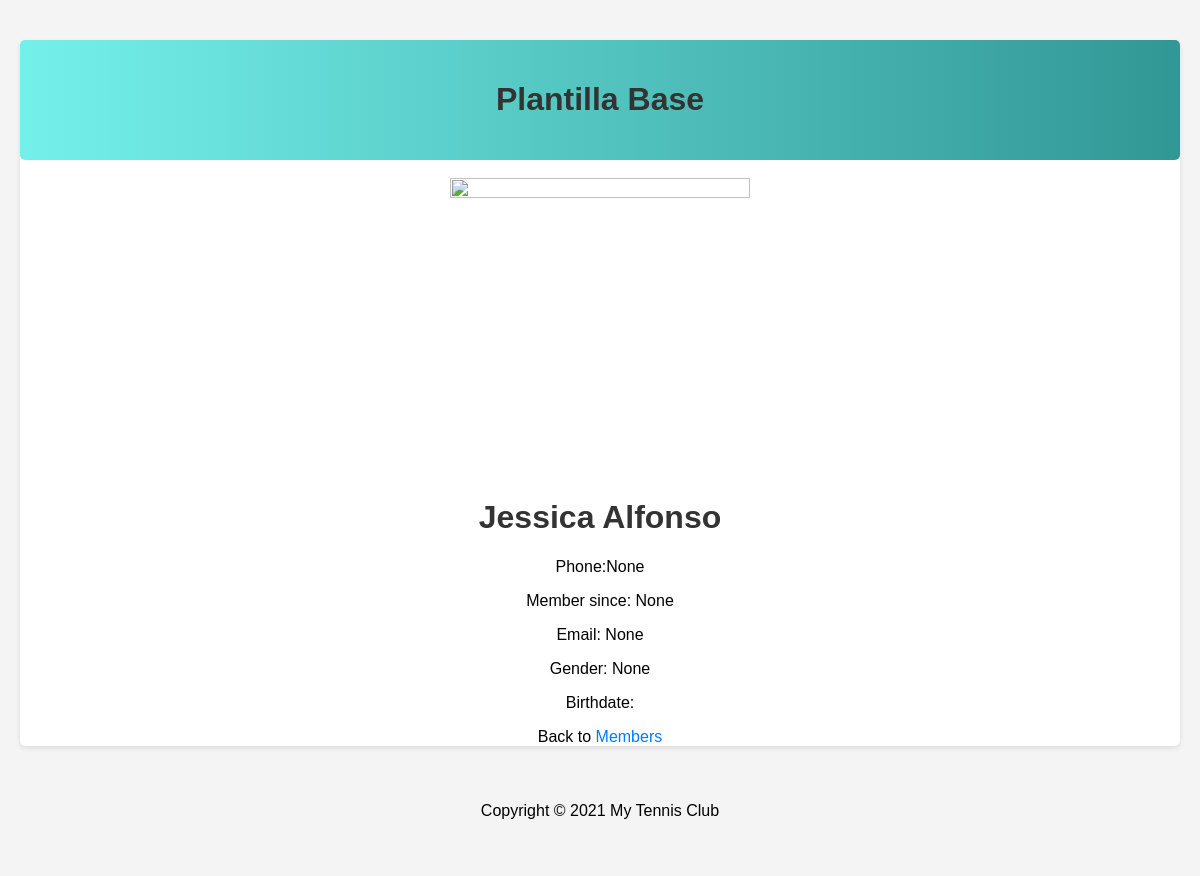
Before: /members/details/7 with the older database file.
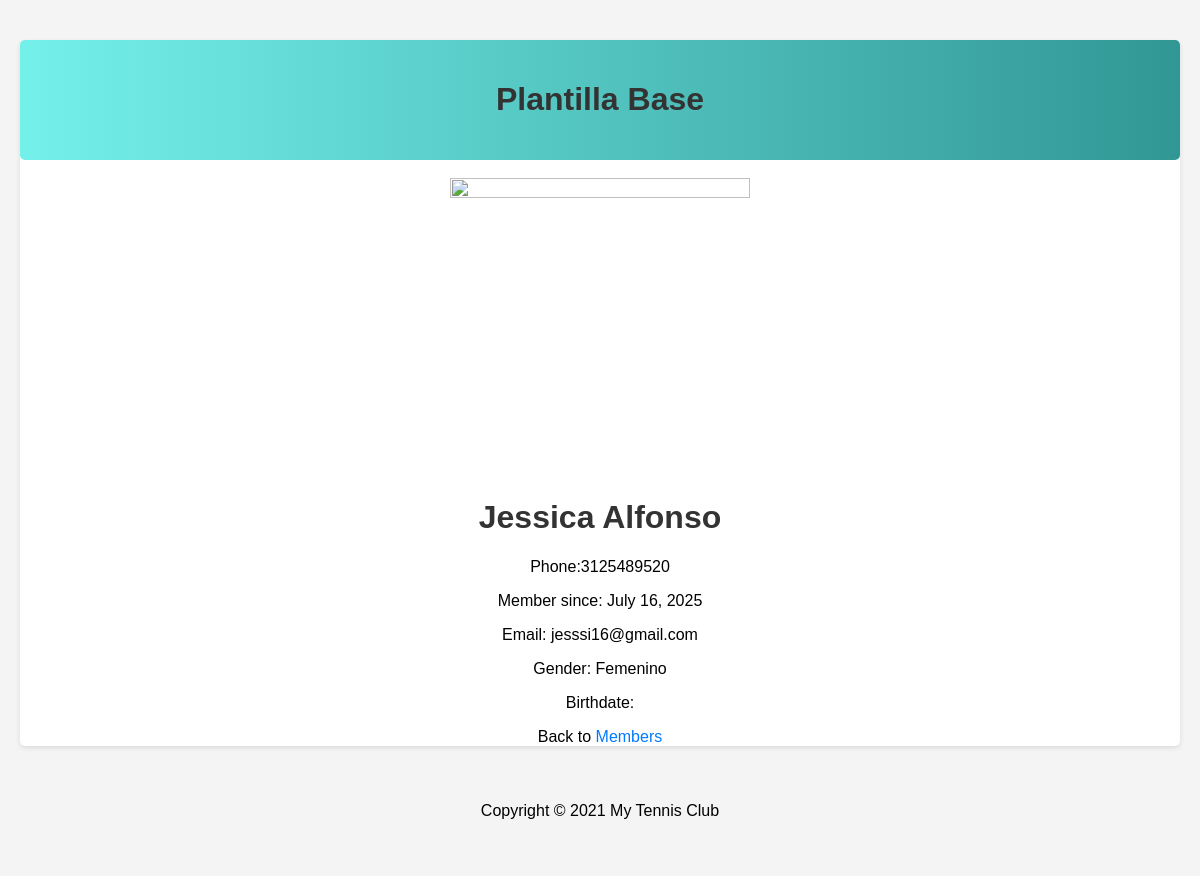
After: the same page with the newer database file.
### members/models.py (models this page shows, shortened)
class Member(models.Model):
    firstname = models.CharField(max_length=255)
    lastname = models.CharField(max_length=255)
    phone = models.IntegerField(null=True)
    joined_date = models.DateField(null=True)
    gender = models.CharField(max_length=255, null=True)
    birth_date = models.DateField(null=True)
    email = models.EmailField(max_length=255, null=True)

### members/views.py (the view)
# urls.py: path('members/details/<int:id>', views.details, name='details'),
def details(request, id):
    mymember = Member.objects.get(id=id)
    template = loader.get_template('details.html')
    context = {
        'mymember': mymember,
    }
    return HttpResponse(template.render(context, request))

### members/templates/details.html (shortened to what this page needs)
        {% extends "master.html" %}
        {% block content %}
        <h1>{{ mymember.firstname }} {{ mymember.lastname }}</h1>
        <p>Phone:{{ mymember.phone }}</p>
        <p>Member since: {{ mymember.joined_date }}</p>
        <p>Email: {{ mymember.email }}</p>
        <p>Gender: {{ mymember.gender }}</p>
        <p>Birthdate: {{ mymember.birthdate }}</p>
        <p>Back to <a href="/members">Members</a></p>
        {% endblock %}

Changed rows visible on the page:
changed Member "Jessica": phone "None" → "3125489520"; joined_date "None" → "July 16, 2025"; email "None" → "jesssi16@gmail.com"; gender "None" → "Femenino"
